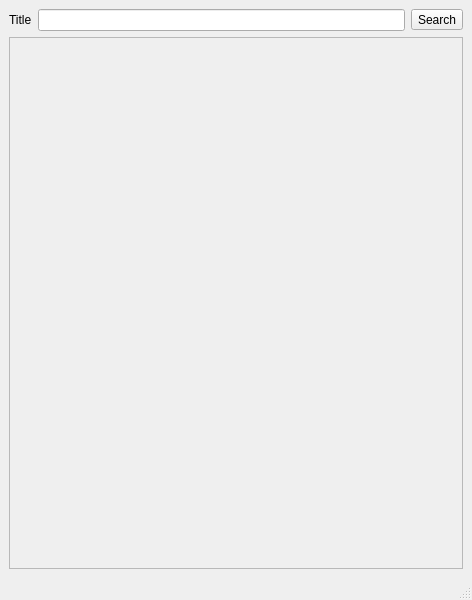
<?xml version="1.0" encoding="UTF-8"?>
<ui version="4.0">
 <class>MainWindow</class>
 <widget class="QMainWindow" name="MainWindow">
  <property name="geometry">
   <rect>
    <x>0</x>
    <y>0</y>
    <width>472</width>
    <height>600</height>
   </rect>
  </property>
  <property name="maximumSize">
   <size>
    <width>500</width>
    <height>16777215</height>
   </size>
  </property>
  <property name="windowTitle">
   <string>FrenchStream Downloader</string>
  </property>
  <widget class="QWidget" name="centralwidget">
   <layout class="QGridLayout" name="gridLayout">
    <item row="0" column="0">
     <layout class="QFormLayout" name="formLayout">
      <item row="0" column="0">
       <widget class="QLabel" name="titleLabel">
        <property name="text">
         <string>Title</string>
        </property>
       </widget>
      </item>
      <item row="0" column="1">
       <layout class="QHBoxLayout" name="horizontalLayout">
        <item>
         <widget class="QLineEdit" name="titleLineEdit"/>
        </item>
        <item>
         <widget class="QToolButton" name="search_toolButton">
          <property name="text">
           <string>Search</string>
          </property>
         </widget>
        </item>
       </layout>
      </item>
     </layout>
    </item>
    <item row="1" column="0">
     <widget class="QScrollArea" name="scrollArea">
      <property name="horizontalScrollBarPolicy">
       <enum>Qt::ScrollBarPolicy::ScrollBarAlwaysOff</enum>
      </property>
      <property name="widgetResizable">
       <bool>true</bool>
      </property>
      <property name="alignment">
       <set>Qt::AlignmentFlag::AlignLeading|Qt::AlignmentFlag::AlignLeft|Qt::AlignmentFlag::AlignTop</set>
      </property>
      <widget class="QWidget" name="scrollAreaWidgetContents">
       <property name="geometry">
        <rect>
         <x>0</x>
         <y>0</y>
         <width>452</width>
         <height>506</height>
        </rect>
       </property>
       <layout class="QGridLayout" name="gridLayout_3">
        <item row="0" column="0">
         <layout class="QVBoxLayout" name="verticalLayout"/>
        </item>
       </layout>
      </widget>
     </widget>
    </item>
   </layout>
  </widget>
  <widget class="QMenuBar" name="menubar">
   <property name="geometry">
    <rect>
     <x>0</x>
     <y>0</y>
     <width>472</width>
     <height>20</height>
    </rect>
   </property>
  </widget>
  <widget class="QStatusBar" name="statusbar"/>
 </widget>
 <resources/>
 <connections/>
</ui>
